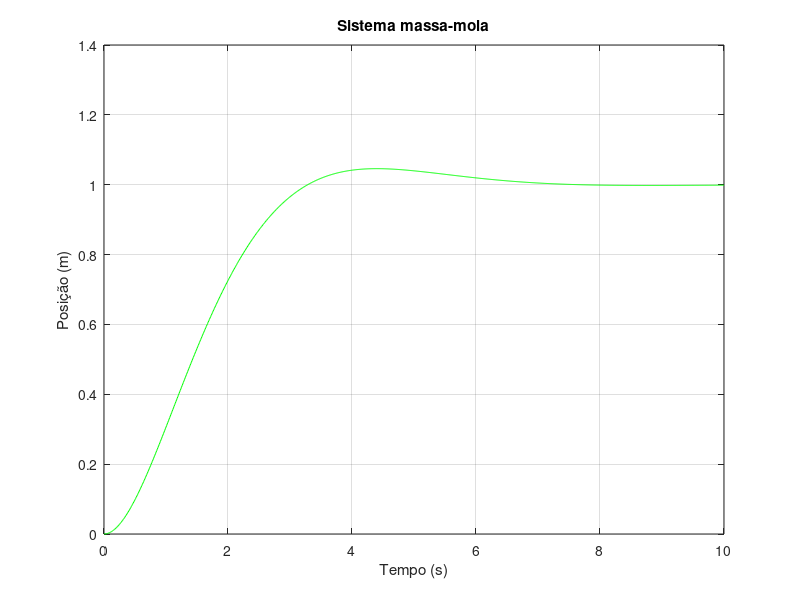

Write MATLAB code to recreate this figure.
t = 0:0.01:10;
analytic = @(t) 1 - exp(-0.7*t).*cos(sqrt(0.51)*t) - 0.7/sqrt(0.51)*exp(-0.7*t).*sin(sqrt(0.51)*t);

plot(t, analytic(t), 'g');
xlabel('Tempo (s)');
ylabel('Posição (m)');
title('Sistema massa-mola');
grid on;
print -dpng questao2.png;

numeric = @(t, y) [y(2); 1 - y(1) - 1.4*y(2)];
[~, integrated] = ode45(numeric, t, [0; 0]);
max(analytic(t) - integrated(:, 1).') % comparing numeric and analytic solution
